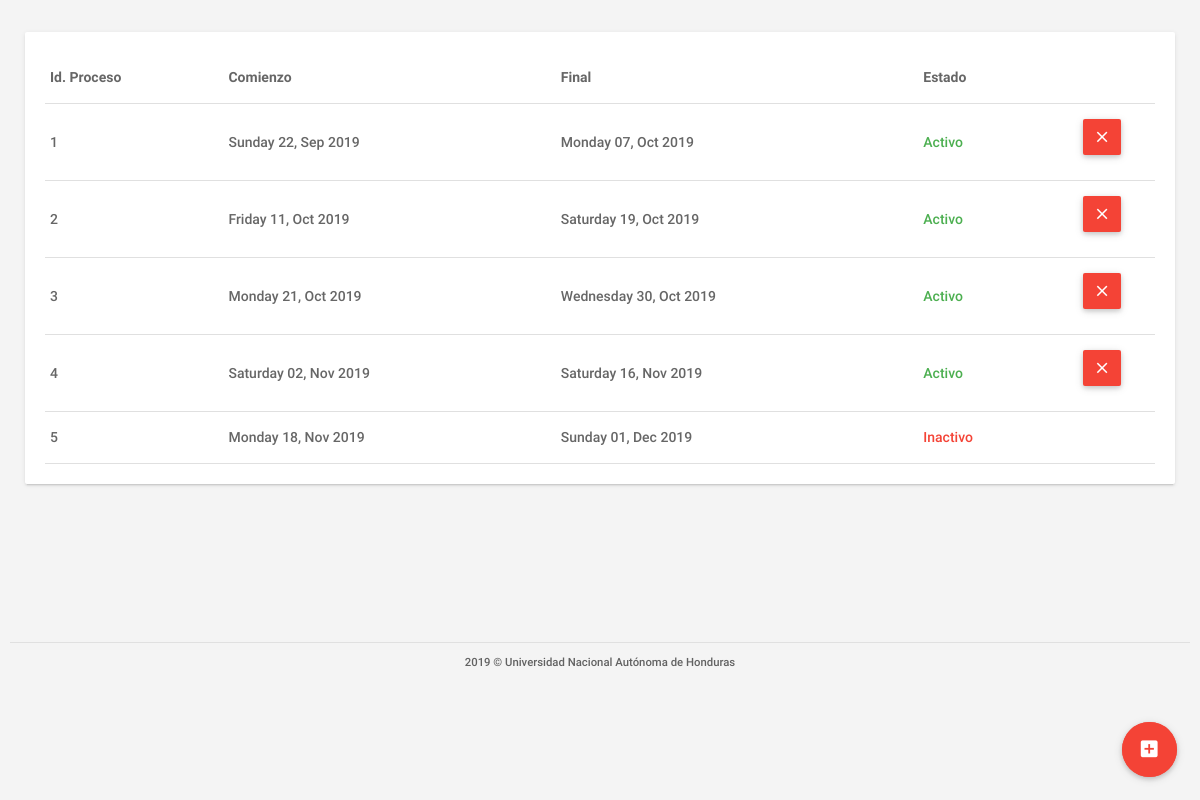
Page /lista_procesos.php on the committed database.
### tables this page shows
CREATE TABLE IF NOT EXISTS `tbl_procesos` (
  `idprocesos` INT NOT NULL,
  `fechainicio` DATETIME NULL,
  `fechafinal` DATETIME NULL,
  `fechainiciotestlinea` DATETIME NULL,
  `fechafinaltestlinea` DATETIME NULL,
  `urltestlinea1` VARCHAR(300) NULL,
  `urltestline2` VARCHAR(300) NULL,
  `clavetest` VARCHAR(100) NULL,
  `fechainicioentrevista` DATETIME NULL,
  `fechafinentrevista` DATETIME NULL,
  `fechainiciodevuelveresultado` DATETIME NULL,
  `fechafindevuelveresultado` DATETIME NULL,
  `estado` VARCHAR(45) NULL,
  PRIMARY KEY (`idprocesos`));

### assets/clases/class_conexion.php (called while the page is built, shortened)
<?php
	class Conexion{
		private $usuario = "root";
		private $contraseña = "oracle123";
		private $host = "localhost";
		private $baseDatos = "db_formacion";
		private $puerto = "3306";
		private $link;
		public function establecerConexion(){
			$this->link = mysqli_connect($this->host,$this->usuario,$this->contraseña,$this->baseDatos,$this->puerto);
			$this->link->set_charset("utf8");
		}
		public function ejecutarInstruccion($sql){
			return mysqli_query($this->link, $sql);
		}
	}
?>

### lista_procesos.php (the view, shortened to what this page needs)
<?php
    require('./assets/clases/class_conexion.php');
    $mysql = new Conexion();
    $query=$mysql->ejecutarInstruccion("
    SELECT * FROM tbl_procesos WHERE 1
    ");
?>
<!DOCTYPE html>
<html lang="es">
<head>
    <link type="text/css" rel="stylesheet" href="assets/plugins/materialize/css/materialize.min.css" />
    <link href="assets/css/materialize_Icons.css" rel="stylesheet">
    <link href="assets/css/alpha.css" rel="stylesheet" type="text/css" />
    <link href="assets/css/custom.css" rel="stylesheet" type="text/css" />
    <link href="assets/css/gestionar_Usuarios.css" rel="stylesheet" type="text/css">
    <link href="assets/plugins/sweetalert/sweetalert.css" rel="stylesheet" type="text/css" />
    <link href="assets/plugins/material-preloader/css/materialPreloader.min.css" rel="stylesheet">
    <link href="assets/css/subir_resultados.css" rel="stylesheet">
</head>
<body>
    <div class="mn-content">
        <main class="mn-inner">
        <div class="fixed-action-btn">
            <a class="btn-floating btn-large red pulse" id="btn_nuevoProceso" href="procesos.php">
                <i class="large material-icons">add_box</i>
            </a>
        </div>
            <div class="col s12 m12 l6">
                <div class="card">
                    <div class="card-content">
                        <table class="bordered highlight users_table_list responsive-table">
                            <thead>
                                <tr>
                                    <th class="" data-field="id">Id. Proceso</th>
                                    <th class="" data-field="name">Comienzo</th>
                                    <th class="" data-field="name">Final</th>
                                    <th class="" data-field="name">Estado</th>
                                </tr>
                            </thead>
                            <tbody>
                                <?php
                                    while($datos = mysqli_fetch_array($query))
                                    {
                                 ?>
                                <tr class="user_row" id="<?php echo $datos['idprocesos']?>">
                                    <td>
                                        <?php echo $datos['idprocesos']?>
                                    </td>
                                    <td>
                                        <?php
                                        $string = $datos['fechainicio'];
                                        $date = DateTime::createFromFormat("Y-m-d H:i:s", $string);
                                        echo strftime("%A %d, %b %Y",$date->getTimestamp());
                                        ?>
                                    </td>
                                    <td>
                                        <?php
                                        $string = $datos['fechafindevuelveresultado'];
                                        $date = DateTime::createFromFormat("Y-m-d H:i:s", $string);
                                        echo strftime("%A %d, %b %Y",$date->getTimestamp());
                                        ?>
                                    </td>
                                    <td class="<?php if($datos['estado']=='Activo'){ echo 'green-text';}else{echo 'red-text';} ?>">
                                        <?php echo $datos['estado']?>
                                    </td>
                                    <td class="center-align">
                                        <a class="waves-effect waves-light btn red m-b-xs btn_custom_padding btn_delete_process"
                                        style="<?php if($datos['estado']=='Inactivo'){ echo 'display:none;';} ?>"
                                        data-id=<?php echo $datos['idprocesos']?> >
                                            <i class="material-icons text-white">clear</i>
                                        </a>
                                    </td>
                                </tr>
                                <?php
                                }
                               ?>
                            </tbody>
                        </table>
                    </div>
                </div>
        </main>
        <div id="div-piePagina"></div>
    </div>
    <div class="left-sidebar-hover"></div>
</body>
</html>

### assets/css/alpha.css (style rules this page uses)
html, body, .mn-content { font-size: 14px; height: 100%; width: 100%; }
html { font-weight: 500; color: rgba(0, 0, 0, 0.6); }
body { background-color: #F4F4F4; overflow-y: auto!important; overflow-x: hidden; }
a { color: #0277bb; }
.btn, .btn-flat { font-weight: 500; font-size: 13px; }
.fixed-action-btn { z-index: 996; }
.mn-content { opacity: 1; -webkit-transition: opacity .3s; -moz-transition: opacity .3s; -o-transition: opacity .3s; transition: opacity .3s; }
.m-b-xs { margin-bottom: 10px; }
.left-sidebar-hover { position: fixed; background: transparent; width: 13.25px; left: 0; top: 0; bottom: 0; }
.mn-inner { padding: 25px 25px 9.5px 25px; min-height: 79vh !important; }
.card, .card-panel { box-shadow: 0 2px 2px 0 rgba(0, 0, 0, 0.05), 0 3px 1px -2px rgba(0, 0, 0, 0.08), 0 1px 5px 0 rgba(0, 0, 0, 0.08); position: relative; }
table.bordered>thead>tr, table.bordered>tbody>tr { border-bottom: 1px solid #E0E0E0; }

### assets/css/custom.css (style rules this page uses)
#div-piePagina { bottom: 0px; font-size: 0.9em; width: 100%; padding: 10px; background-color: #F4F4F4; }
.mn-inner { min-height: 84vh; }

### assets/css/subir_resultados.css (style rules this page uses)
.btn_custom_padding { padding-left: 10px; padding-right: 10px; }

### rows in the picture
tbl_procesos: idprocesos "1", fechainicio "Sunday 22, Sep 2019", fechafindevuelveresultado "Monday 07, Oct 2019", estado "Activo"
tbl_procesos: idprocesos "2", fechainicio "Friday 11, Oct 2019", fechafindevuelveresultado "Saturday 19, Oct 2019", estado "Activo"
tbl_procesos: idprocesos "3", fechainicio "Monday 21, Oct 2019", fechafindevuelveresultado "Wednesday 30, Oct 2019", estado "Activo"
tbl_procesos: idprocesos "4", fechainicio "Saturday 02, Nov 2019", fechafindevuelveresultado "Saturday 16, Nov 2019", estado "Activo"
tbl_procesos: idprocesos "5", fechainicio "Monday 18, Nov 2019", fechafindevuelveresultado "Sunday 01, Dec 2019", estado "Inactivo"
